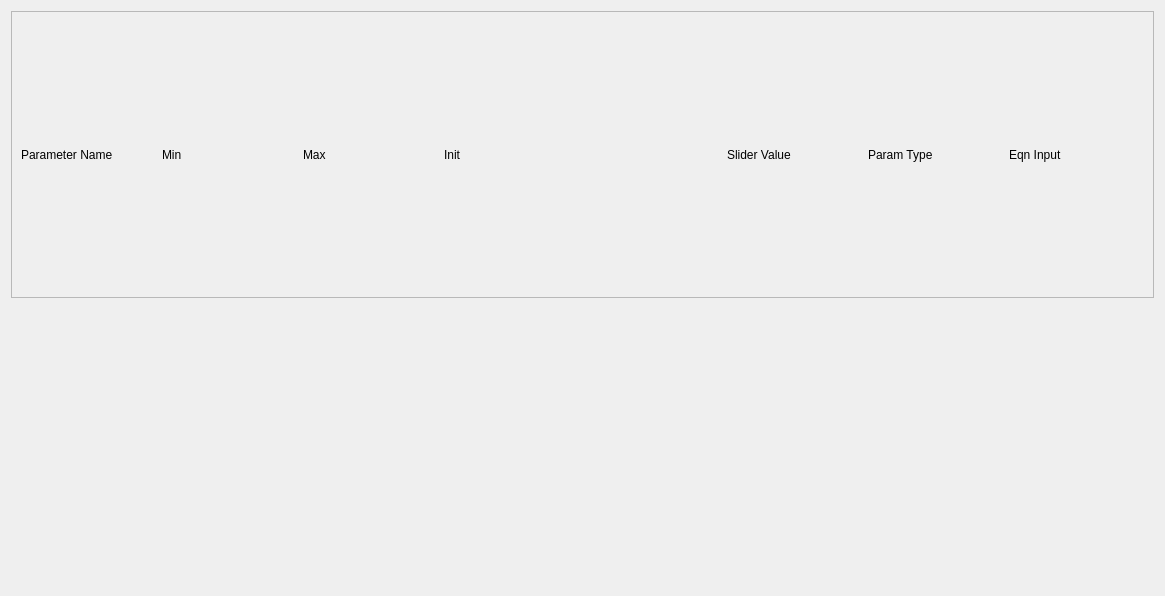
<?xml version="1.0" encoding="UTF-8"?>
<ui version="4.0">
 <class>parameterView</class>
 <widget class="QWidget" name="parameterView">
  <property name="geometry">
   <rect>
    <x>0</x>
    <y>0</y>
    <width>1165</width>
    <height>596</height>
   </rect>
  </property>
  <property name="windowTitle">
   <string>Form</string>
  </property>
  <layout class="QVBoxLayout" name="verticalLayout">
   <item>
    <widget class="QScrollArea" name="scrollAreaParameters">
     <property name="widgetResizable">
      <bool>true</bool>
     </property>
     <widget class="QWidget" name="scrollAreaWidgetContents">
      <property name="geometry">
       <rect>
        <x>0</x>
        <y>0</y>
        <width>1137</width>
        <height>279</height>
       </rect>
      </property>
      <layout class="QHBoxLayout" name="horizontalLayout">
       <item>
        <layout class="QGridLayout" name="gridLayout">
         <item row="0" column="4">
          <widget class="QLabel" name="labelParamSlider">
           <property name="text">
            <string/>
           </property>
          </widget>
         </item>
         <item row="0" column="6">
          <widget class="QLabel" name="labelParamType">
           <property name="text">
            <string>Param Type</string>
           </property>
          </widget>
         </item>
         <item row="0" column="1">
          <widget class="QLabel" name="labelParamMin">
           <property name="text">
            <string>Min</string>
           </property>
          </widget>
         </item>
         <item row="0" column="5">
          <widget class="QLabel" name="labelParamSliderValue">
           <property name="text">
            <string>Slider Value</string>
           </property>
          </widget>
         </item>
         <item row="0" column="0">
          <widget class="QLabel" name="labelParamName">
           <property name="text">
            <string>Parameter Name</string>
           </property>
          </widget>
         </item>
         <item row="0" column="2">
          <widget class="QLabel" name="labelParamMax">
           <property name="text">
            <string>Max</string>
           </property>
          </widget>
         </item>
         <item row="0" column="3">
          <widget class="QLabel" name="labelParamInit">
           <property name="text">
            <string>Init</string>
           </property>
          </widget>
         </item>
         <item row="0" column="7">
          <widget class="QLabel" name="labelEquationInput">
           <property name="text">
            <string>Eqn Input</string>
           </property>
          </widget>
         </item>
        </layout>
       </item>
      </layout>
     </widget>
    </widget>
   </item>
   <item>
    <spacer name="verticalSpacerParamView">
     <property name="orientation">
      <enum>Qt::Vertical</enum>
     </property>
     <property name="sizeHint" stdset="0">
      <size>
       <width>20</width>
       <height>277</height>
      </size>
     </property>
    </spacer>
   </item>
  </layout>
 </widget>
 <resources/>
 <connections/>
</ui>
